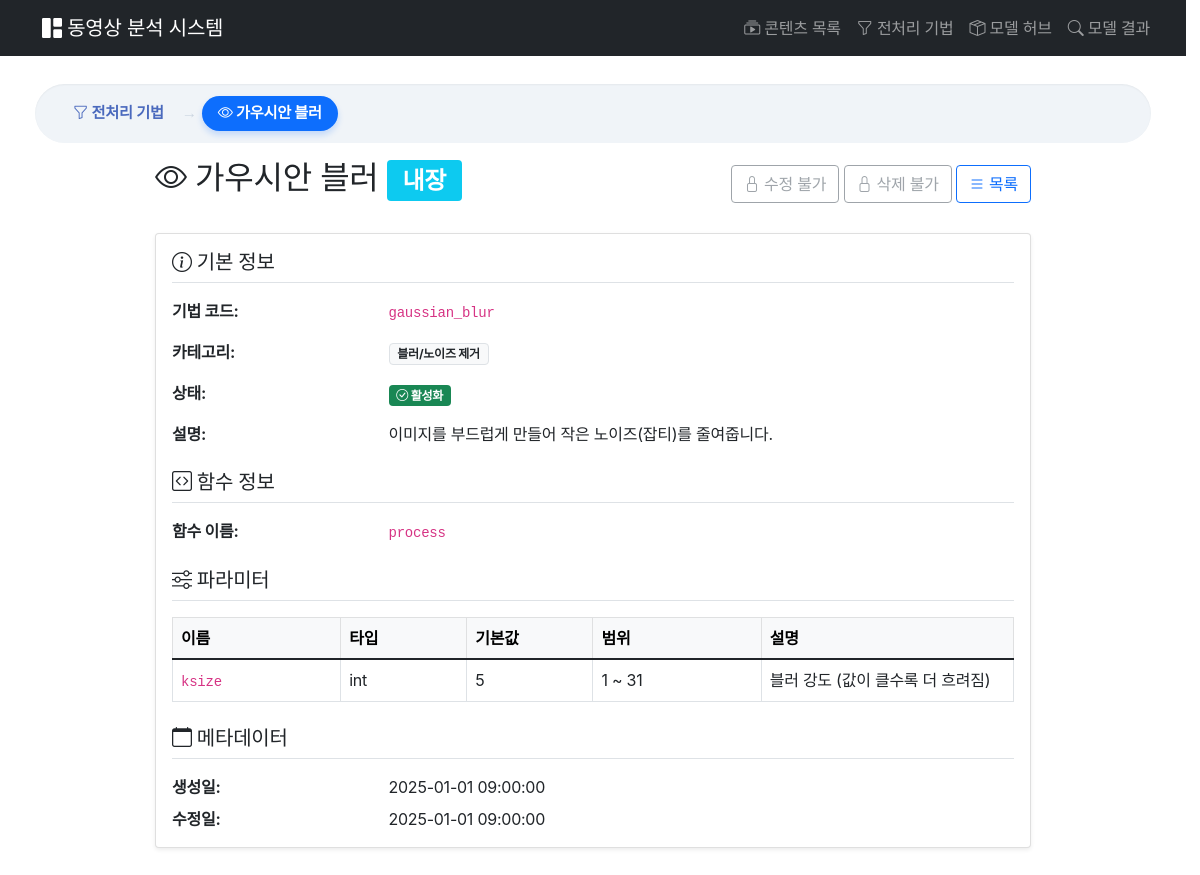
/prephub/1/, run on the app's committed database.
### prephub/models.py (models this page shows, shortened)
class PreprocessingMethod(models.Model):
    name = models.CharField(max_length=100, verbose_name="기법 이름")
    code = models.CharField(
        max_length=50,
        unique=True,
        verbose_name="기법 코드",
        help_text="프로그램에서 사용되는 고유 식별자 (예: my_blur)"
    )
    description = models.TextField(blank=True, verbose_name="설명")
    CATEGORY_CHOICES = [
        ('edge', '경계 검출'),
        ('blur', '블러/노이즈 제거'),
        ('threshold', '임계값 처리'),
        ('morphology', '형태학적 변환'),
        ('color', '색상 변환'),
        ('feature', '특징 검출'),
        ('enhancement', '이미지 향상'),
        ('custom', '사용자 정의'),
    ]
    category = models.CharField(
        max_length=20,
        choices=CATEGORY_CHOICES,
        default='custom',
        verbose_name="카테고리"
    )
    python_file = models.FileField(
        upload_to=method_upload_path,
        blank=True,
        null=True,
        verbose_name="Python 파일",
        help_text=".py 파일을 업로드하세요"
    )
    function_name = models.CharField(
        max_length=100,
        default='process',
        verbose_name="함수 이름",
        help_text="Python 파일 내에서 실행할 함수 이름 (기본: process)"
    )
    parameter_schema = models.JSONField(
        default=dict,
        blank=True,
        verbose_name="파라미터 스키마",
        help_text="각 파라미터의 타입, 기본값, 범위 등을 정의"
    )
    default_parameters = models.JSONField(
        default=dict,
        blank=True,
        verbose_name="기본 파라미터"
    )
    is_active = models.BooleanField(default=True, verbose_name="활성화")
    is_builtin = models.BooleanField(
        default=False,
        verbose_name="내장 기법",
        help_text="시스템 기본 제공 기법 (삭제 불가)"
    )
    created_at = models.DateTimeField(auto_now_add=True, verbose_name="생성일")
    updated_at = models.DateTimeField(auto_now=True, verbose_name="수정일")
    class Meta:
        verbose_name = "전처리 기법"
        verbose_name_plural = "전처리 기법들"
        ordering = ['category', 'name']

### prephub/views.py (the view)
# urls.py: path('<int:pk>/', views.MethodDetailView.as_view(), name='method_detail'),
class MethodDetailView(DetailView):
    model = PreprocessingMethod
    template_name = 'prephub/method_detail.html'
    context_object_name = 'method'

### prephub/templates/prephub/method_detail.html (shortened to what this page needs)
{% extends 'contents/base.html' %}
{% block breadcrumb %}
<nav aria-label="breadcrumb">
    <ol class="breadcrumb">
        <li class="custom-breadcrumb-item">
            <a href="{% url 'prephub:method_list' %}">
                <i class="bi bi-funnel"></i> 전처리 기법
            </a>
        </li>
        <li class="custom-breadcrumb-item active">
            <a href="#">
                <i class="bi bi-eye"></i> {{ method.name }}
            </a>
        </li>
    </ol>
</nav>
{% endblock breadcrumb %}
{% block content %}
<div class="container" style="max-width: 900px;">
    <div class="d-flex justify-content-between align-items-center mb-4">
        <h2>
            <i class="bi bi-eye"></i> {{ method.name }}
            {% if method.is_builtin %}
            <span class="badge bg-info">내장</span>
            {% else %}
            <span class="badge bg-success">커스텀</span>
            {% endif %}
        </h2>
        <div>
            {% if not method.is_builtin %}
            <a href="{% url 'prephub:method_edit' method.pk %}" class="btn btn-outline-secondary">
                <i class="bi bi-pencil"></i> 수정
            </a>
            <a href="{% url 'prephub:method_delete' method.pk %}" class="btn btn-outline-danger">
                <i class="bi bi-trash"></i> 삭제
            </a>
            {% else %}
            <button class="btn btn-outline-secondary" disabled title="내장 기법은 수정할 수 없습니다">
                <i class="bi bi-lock"></i> 수정 불가
            </button>
            <button class="btn btn-outline-secondary" disabled title="내장 기법은 삭제할 수 없습니다">
                <i class="bi bi-lock"></i> 삭제 불가
            </button>
            {% endif %}
            <a href="{% url 'prephub:method_list' %}" class="btn btn-outline-primary">
                <i class="bi bi-list"></i> 목록
            </a>
        </div>
    </div>
    <div class="card shadow-sm">
        <div class="card-body">
            <div class="mb-4">
                <h5 class="border-bottom pb-2 mb-3">
                    <i class="bi bi-info-circle"></i> 기본 정보
                </h5>
                <div class="row mb-3">
                    <div class="col-md-3 fw-bold">기법 코드:</div>
                    <div class="col-md-9">
                        <code>{{ method.code }}</code>
                    </div>
                </div>
                <div class="row mb-3">
                    <div class="col-md-3 fw-bold">카테고리:</div>
                    <div class="col-md-9">
                        <span class="badge bg-light text-dark border">
                            {{ method.get_category_display }}
                        </span>
                    </div>
                </div>
                <div class="row mb-3">
                    <div class="col-md-3 fw-bold">상태:</div>
                    <div class="col-md-9">
                        {% if method.is_active %}
                        <span class="badge bg-success">
                            <i class="bi bi-check-circle"></i> 활성화
                        </span>
                        {% else %}
                        <span class="badge bg-secondary">
                            <i class="bi bi-x-circle"></i> 비활성화
                        </span>
                        {% endif %}
                    </div>
                </div>
                <div class="row mb-3">
                    <div class="col-md-3 fw-bold">설명:</div>
                    <div class="col-md-9">
                        {{ method.description|default:"설명 없음" }}
                    </div>
                </div>
            </div>
            <div class="mb-4">
                <h5 class="border-bottom pb-2 mb-3">
                    <i class="bi bi-code-square"></i> 함수 정보
                </h5>
                <div class="row mb-3">
                    <div class="col-md-3 fw-bold">함수 이름:</div>
                    <div class="col-md-9">
                        <code>{{ method.function_name }}</code>
                    </div>
                </div>
            </div>
            {% if method.parameter_schema %}
            <div class="mb-4">
                <h5 class="border-bottom pb-2 mb-3">
                    <i class="bi bi-sliders"></i> 파라미터
                </h5>
                <table class="table table-bordered">
                    <thead class="table-light">
                        <tr>
                            <th width="20%">이름</th>
                            <th width="15%">타입</th>
                            <th width="15%">기본값</th>
                            <th width="20%">범위</th>
                            <th>설명</th>
                        </tr>
                    </thead>
                    <tbody>
                        {% for param_name, param_info in method.parameter_schema.items %}
                        <tr>
                            <td><code>{{ param_name }}</code></td>
                            <td>{{ param_info.type }}</td>
                            <td>{{ param_info.default }}</td>
                            <td>
                                {% if param_info.min is not None and param_info.max is not None %}
                                {{ param_info.min }} ~ {{ param_info.max }}
                                {% else %}
                                -
                                {% endif %}
                            </td>
                            <td>{{ param_info.description|default:"-" }}</td>
                        </tr>
                        {% endfor %}
                    </tbody>
                </table>
            </div>
            {% endif %}
            <div>
                <h5 class="border-bottom pb-2 mb-3">
                    <i class="bi bi-calendar"></i> 메타데이터
                </h5>
                <div class="row mb-2">
                    <div class="col-md-3 fw-bold">생성일:</div>
                    <div class="col-md-9">{{ method.created_at|date:"Y-m-d H:i:s" }}</div>
                </div>
                <div class="row">
                    <div class="col-md-3 fw-bold">수정일:</div>
                    <div class="col-md-9">{{ method.updated_at|date:"Y-m-d H:i:s" }}</div>
                </div>
            </div>
        </div>
    </div>
</div>
{% endblock %}

### contents/templates/contents/base.html (style rules this page uses)
body { padding-top: 60px; }
.breadcrumb { background-color: #f0f4f8; padding: 0.75rem 1.5rem; border-radius: 50px; box-shadow: inset 0 1px 2px rgba(0,0,0,0.05); display: flex; align-items: center; gap: 5px; }
.custom-breadcrumb-item { display: inline-flex; align-items: center; font-size: 0.95rem; }
.custom-breadcrumb-item:not(.active):not(.disabled) a { color: #4a69bd; font-weight: 600; text-decoration: none; padding: 6px 14px; border-radius: 20px; transition: all 0.3s ease; }
.custom-breadcrumb-item.active a { color: #ffffff !important; background-color: #0d6efd; font-weight: 700; padding: 6px 16px; border-radius: 20px; box-shadow: 0 4px 6px rgba(13, 110, 253, 0.2); text-decoration: none; }
.custom-breadcrumb-item:not(:last-child)::after { content: '→'; font-family: serif; margin-left: 4px; color: #cbd5e0; font-weight: normal; }
body, .accordion-button, .btn, .pipeline-step span { font-family: 'Pretendard Variable', Pretendard, -apple-system, sans-serif !important; letter-spacing: -0.015rem; }
html { scrollbar-gutter: stable; background-color: #ffffff; }

### data on the page
PreprocessingMethod: name "가우시안 블러", code "gaussian_blur", category "블러/노이즈 제거", description "이미지를 부드럽게 만들어 작은 노이즈(잡티)를 줄여줍니다.", function_name "process", created_at "2025-01-01 09:00:00", updated_at "2025-01-01 09:00:00"

### other printed values
{{ param_name }} "ksize"
{{ param_info.type }} "int"
{{ param_info.default }} "5"
{{ param_info.min }} "1"
{{ param_info.max }} "31"
{{ param_info.description|default:"-" }} "블러 강도 (값이 클수록 더 흐려짐)"
